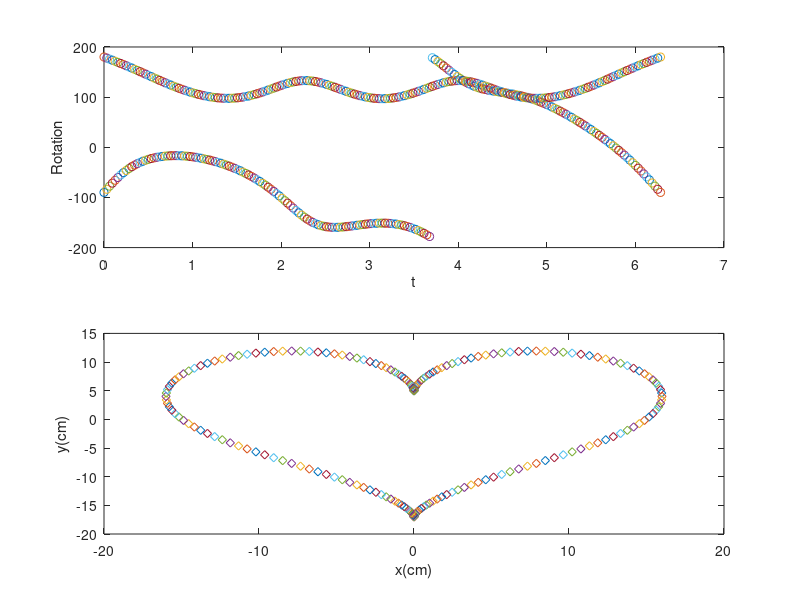

This figure's MATLAB source:
l1 = 10;
l2 = 15;
for t=0:pi/100:2*pi
    x= 16*sin(t)^3;
    y= 13*cos(t)-5*cos(2*t)-2*cos(3*t)-cos(4*t);
    c2=(x^2+y^2-l1^2-l2^2)/(2*l1*l2);
    s2=sqrt(abs(1-c2^2));
    t2= atan2(s2,c2);
    c1=(l1+l2*cos(t2))*x+l2*sin(t2)*y;
    s1= y*(l1+l2*cos(t2))-l2*sin(t2)*x;
    t1=atan2(s1,c1);
    Px= l1*cos(t1)+l2*cos(t1+t2);
    Py=l1*sin(t1)+l2*sin(t1+t2);
    subplot(2,1,1)
    plot(t,t1*180/pi,'-o',t,t2*180/pi,'--o'); pause(0.01)
    xlabel('t');
    ylabel('Rotation');
    hold on;
    subplot(2,1,2)
    plot(Px,Py,'d')
    xlabel('x(cm)');
    ylabel('y(cm)'); pause(0.01);
    hold on;
end